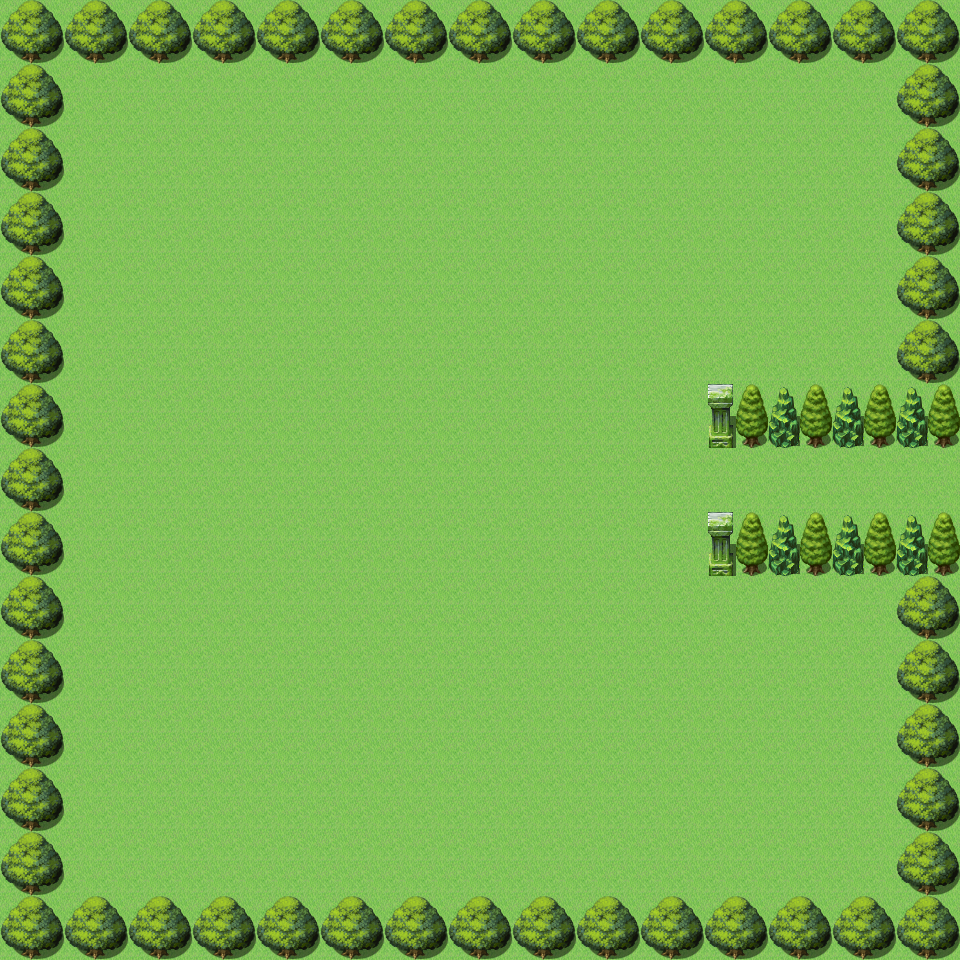

A level layout from a 2D game, rendered from its tile map. Below: a short description, then the map file with its tile-grid data intact:
An orthogonal 30x30 tile map with 32x32 px tiles, 2 tile layers (fond, Calque de Tuiles 2), 5 tilesets and 5 objects (spawn_bossforet, player, exit_bossforet, boss_path1, boss_path2).

<map version="1.9" tiledversion="1.9.2" orientation="orthogonal" renderorder="right-down" width="30" height="30" tilewidth="32" tileheight="32" infinite="0" nextlayerid="5" nextobjectid="6">
 <tileset firstgid="1" source="Backgrounds/World_B.tsx" />
 <tileset firstgid="257" source="Backgrounds/Outside_A4.tsx" />
 <tileset firstgid="497" source="Backgrounds/Outside_A5.tsx" />
 <tileset firstgid="625" source="Backgrounds/Dungeon_B.tsx" />
 <tileset firstgid="881" source="Backgrounds/Outside_B.tsx" />
 <layer id="1" name="fond" width="30" height="30">
  <data encoding="csv">
513,513,513,513,513,513,513,513,513,513,513,513,513,513,513,513,513,513,513,513,513,513,513,513,513,513,513,513,513,513,
513,513,513,513,513,513,513,513,513,513,513,513,513,513,513,513,513,513,513,513,513,513,513,513,513,513,513,513,513,513,
513,513,513,513,513,513,513,513,513,513,513,513,513,513,513,513,513,513,513,513,513,513,513,513,513,513,513,513,513,513,
513,513,513,513,513,513,513,513,513,513,513,513,513,513,513,513,513,513,513,513,513,513,513,513,513,513,513,513,513,513,
513,513,513,513,513,513,513,513,513,513,513,513,513,513,513,513,513,513,513,513,513,513,513,513,513,513,513,513,513,513,
513,513,513,513,513,513,513,513,513,513,513,513,513,513,513,513,513,513,513,513,513,513,513,513,513,513,513,513,513,513,
513,513,513,513,513,513,513,513,513,513,513,513,513,513,513,513,513,513,513,513,513,513,513,513,513,513,513,513,513,513,
513,513,513,513,513,513,513,513,513,513,513,513,513,513,513,513,513,513,513,513,513,513,513,513,513,513,513,513,513,513,
513,513,513,513,513,513,513,513,513,513,513,513,513,513,513,513,513,513,513,513,513,513,513,513,513,513,513,513,513,513,
513,513,513,513,513,513,513,513,513,513,513,513,513,513,513,513,513,513,513,513,513,513,513,513,513,513,513,513,513,513,
513,513,513,513,513,513,513,513,513,513,513,513,513,513,513,513,513,513,513,513,513,513,513,513,513,513,513,513,513,513,
513,513,513,513,513,513,513,513,513,513,513,513,513,513,513,513,513,513,513,513,513,513,513,513,513,513,513,513,513,513,
513,513,513,513,513,513,513,513,513,513,513,513,513,513,513,513,513,513,513,513,513,513,513,513,513,513,513,513,513,513,
513,513,513,513,513,513,513,513,513,513,513,513,513,513,513,513,513,513,513,513,513,513,513,513,513,513,513,513,513,513,
513,513,513,513,513,513,513,513,513,513,513,513,513,513,513,513,513,513,513,513,513,513,513,513,513,513,513,513,513,513,
513,513,513,513,513,513,513,513,513,513,513,513,513,513,513,513,513,513,513,513,513,513,513,513,513,513,513,513,513,513,
513,513,513,513,513,513,513,513,513,513,513,513,513,513,513,513,513,513,513,513,513,513,513,513,513,513,513,513,513,513,
513,513,513,513,513,513,513,513,513,513,513,513,513,513,513,513,513,513,513,513,513,513,513,513,513,513,513,513,513,513,
513,513,513,513,513,513,513,513,513,513,513,513,513,513,513,513,513,513,513,513,513,513,513,513,513,513,513,513,513,513,
513,513,513,513,513,513,513,513,513,513,513,513,513,513,513,513,513,513,513,513,513,513,513,513,513,513,513,513,513,513,
513,513,513,513,513,513,513,513,513,513,513,513,513,513,513,513,513,513,513,513,513,513,513,513,513,513,513,513,513,513,
513,513,513,513,513,513,513,513,513,513,513,513,513,513,513,513,513,513,513,513,513,513,513,513,513,513,513,513,513,513,
513,513,513,513,513,513,513,513,513,513,513,513,513,513,513,513,513,513,513,513,513,513,513,513,513,513,513,513,513,513,
513,513,513,513,513,513,513,513,513,513,513,513,513,513,513,513,513,513,513,513,513,513,513,513,513,513,513,513,513,513,
513,513,513,513,513,513,513,513,513,513,513,513,513,513,513,513,513,513,513,513,513,513,513,513,513,513,513,513,513,513,
513,513,513,513,513,513,513,513,513,513,513,513,513,513,513,513,513,513,513,513,513,513,513,513,513,513,513,513,513,513,
513,513,513,513,513,513,513,513,513,513,513,513,513,513,513,513,513,513,513,513,513,513,513,513,513,513,513,513,513,513,
513,513,513,513,513,513,513,513,513,513,513,513,513,513,513,513,513,513,513,513,513,513,513,513,513,513,513,513,513,513,
513,513,513,513,513,513,513,513,513,513,513,513,513,513,513,513,513,513,513,513,513,513,513,513,513,513,513,513,513,513,
513,513,513,513,513,513,513,513,513,513,513,513,513,513,513,513,513,513,513,513,513,513,513,513,513,513,513,513,513,513
</data>
 </layer>
 <layer id="2" name="Calque de Tuiles 2" width="30" height="30">
  <data encoding="csv">
1105,1106,1105,1106,1105,1106,1105,1106,1105,1106,1105,1106,1105,1106,1105,1106,1105,1106,1105,1106,1105,1106,1105,1106,1105,1106,1105,1106,1105,1106,
1121,1122,1121,1122,1121,1122,1121,1122,1121,1122,1121,1122,1121,1122,1121,1122,1121,1122,1121,1122,1121,1122,1121,1122,1121,1122,1121,1122,1121,1122,
1105,1106,0,0,0,0,0,0,0,0,0,0,0,0,0,0,0,0,0,0,0,0,0,0,0,0,0,0,1105,1106,
1121,1122,0,0,0,0,0,0,0,0,0,0,0,0,0,0,0,0,0,0,0,0,0,0,0,0,0,0,1121,1122,
1105,1106,0,0,0,0,0,0,0,0,0,0,0,0,0,0,0,0,0,0,0,0,0,0,0,0,0,0,1105,1106,
1121,1122,0,0,0,0,0,0,0,0,0,0,0,0,0,0,0,0,0,0,0,0,0,0,0,0,0,0,1121,1122,
1105,1106,0,0,0,0,0,0,0,0,0,0,0,0,0,0,0,0,0,0,0,0,0,0,0,0,0,0,1105,1106,
1121,1122,0,0,0,0,0,0,0,0,0,0,0,0,0,0,0,0,0,0,0,0,0,0,0,0,0,0,1121,1122,
1105,1106,0,0,0,0,0,0,0,0,0,0,0,0,0,0,0,0,0,0,0,0,0,0,0,0,0,0,1105,1106,
1121,1122,0,0,0,0,0,0,0,0,0,0,0,0,0,0,0,0,0,0,0,0,0,0,0,0,0,0,1121,1122,
1105,1106,0,0,0,0,0,0,0,0,0,0,0,0,0,0,0,0,0,0,0,0,0,0,0,0,0,0,1105,1106,
1121,1122,0,0,0,0,0,0,0,0,0,0,0,0,0,0,0,0,0,0,0,0,0,0,0,0,0,0,1121,1122,
1105,1106,0,0,0,0,0,0,0,0,0,0,0,0,0,0,0,0,0,0,0,0,788,1062,757,1062,757,1062,757,1062,
1121,1122,0,0,0,0,0,0,0,0,0,0,0,0,0,0,0,0,0,0,0,0,804,1078,773,1078,773,1078,773,1078,
1105,1106,0,0,0,0,0,0,0,0,0,0,0,0,0,0,0,0,0,0,0,0,0,0,0,0,0,0,0,0,
1121,1122,0,0,0,0,0,0,0,0,0,0,0,0,0,0,0,0,0,0,0,0,0,0,0,0,0,0,0,0,
1105,1106,0,0,0,0,0,0,0,0,0,0,0,0,0,0,0,0,0,0,0,0,788,1062,757,1062,757,1062,757,1062,
1121,1122,0,0,0,0,0,0,0,0,0,0,0,0,0,0,0,0,0,0,0,0,804,1078,773,1078,773,1078,773,1078,
1105,1106,0,0,0,0,0,0,0,0,0,0,0,0,0,0,0,0,0,0,0,0,0,0,0,0,0,0,1105,1106,
1121,1122,0,0,0,0,0,0,0,0,0,0,0,0,0,0,0,0,0,0,0,0,0,0,0,0,0,0,1121,1122,
1105,1106,0,0,0,0,0,0,0,0,0,0,0,0,0,0,0,0,0,0,0,0,0,0,0,0,0,0,1105,1106,
1121,1122,0,0,0,0,0,0,0,0,0,0,0,0,0,0,0,0,0,0,0,0,0,0,0,0,0,0,1121,1122,
1105,1106,0,0,0,0,0,0,0,0,0,0,0,0,0,0,0,0,0,0,0,0,0,0,0,0,0,0,1105,1106,
1121,1122,0,0,0,0,0,0,0,0,0,0,0,0,0,0,0,0,0,0,0,0,0,0,0,0,0,0,1121,1122,
1105,1106,0,0,0,0,0,0,0,0,0,0,0,0,0,0,0,0,0,0,0,0,0,0,0,0,0,0,1105,1106,
1121,1122,0,0,0,0,0,0,0,0,0,0,0,0,0,0,0,0,0,0,0,0,0,0,0,0,0,0,1121,1122,
1105,1106,0,0,0,0,0,0,0,0,0,0,0,0,0,0,0,0,0,0,0,0,0,0,0,0,0,0,1105,1106,
1121,1122,0,0,0,0,0,0,0,0,0,0,0,0,0,0,0,0,0,0,0,0,0,0,0,0,0,0,1121,1122,
1105,1106,1105,1106,1105,1106,1105,1106,1105,1106,1105,1106,1105,1106,1105,1106,1105,1106,1105,1106,1105,1106,1105,1106,1105,1106,1105,1106,1105,1106,
1121,1122,1121,1122,1121,1122,1121,1122,1121,1122,1121,1122,1121,1122,1121,1122,1121,1122,1121,1122,1121,1122,1121,1122,1121,1122,1121,1122,1121,1122
</data>
 </layer>
 <objectgroup id="3" name="Objects">
  <object id="1" name="spawn_bossforet" x="735.14" y="453.92">
   <point />
  </object>
  <object id="2" name="player" x="724.638" y="487.76">
   <point />
  </object>
  <object id="3" name="exit_bossforet" x="914.841" y="446.919" width="36.1736" height="66.5127" />
 </objectgroup>
 <objectgroup id="4" name="NPCPaths">
  <object id="4" name="boss_path1" x="544" y="416" width="32" height="32" />
  <object id="5" name="boss_path2" x="544" y="512" width="32" height="32" />
 </objectgroup>
</map>
